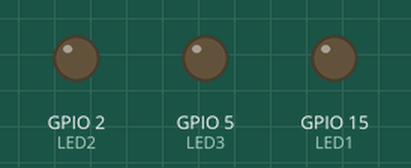
Bench run of a program on a simulated ESP32. On the bench: output pins drawn as LEDs (lit = HIGH).

Above: at 1.0 s.
At 3.0 s:
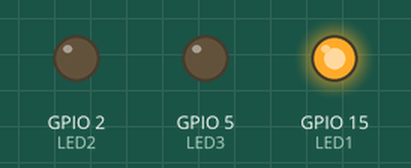
At 7.0 s:
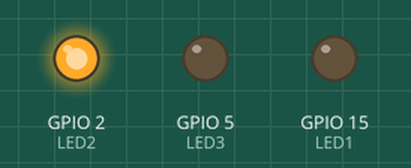
At 11.0 s:
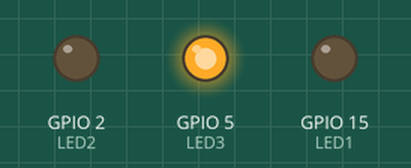
Timing chart, 0 to 15.6 s (numbered marks = the images above):
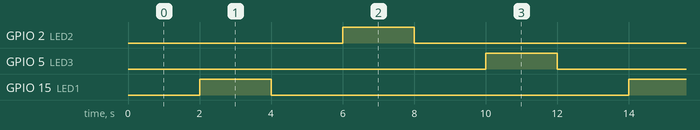

Measured:
- by itself, GPIO 2 (LED2), GPIO 5 (LED3), GPIO 15 (LED1): alternates HIGH for 2.0 s and LOW for 10.0 s
- by itself, everything shown: repeats every 12.0 s, in 6 steps

The program:

main.cpp
```cpp
/*
*authorities: Mr.Chuchart Seatiew
*Project: ESP32 LED BLINK Demo
*Board ESP32 DevKit V1
*On Board LED GPIO 2
*/
#include <Arduino.h>
#define LED1 15 //GPIO 15
#define LED2 2  //Gpio 2
#define LED3 5  //GPIO 5

void setup()
{
  // Set pin mode
  pinMode(LED1, OUTPUT);
  pinMode(LED2, OUTPUT);
  pinMode(LED3, OUTPUT);
}

void loop()
{
  delay(2000); //2000 mili secound
  digitalWrite(LED1, HIGH);
  delay(2000); //2000 mili secound
  digitalWrite(LED1, LOW);
  delay(2000);
  digitalWrite(LED2,HIGH);
  delay(2000);
  digitalWrite(LED2,LOW);
  delay(2000);
  digitalWrite(LED3,HIGH);
  delay(2000);
  digitalWrite(LED3,LOW);
}
```
